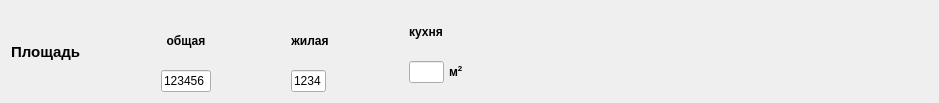
<?xml version="1.0" encoding="UTF-8"?>
<ui version="4.0">
 <class>InformationArea</class>
 <widget class="QWidget" name="InformationArea">
  <property name="geometry">
   <rect>
    <x>0</x>
    <y>0</y>
    <width>939</width>
    <height>103</height>
   </rect>
  </property>
  <property name="windowTitle">
   <string>Form</string>
  </property>
  <layout class="QVBoxLayout" name="verticalLayout_4">
   <item>
    <layout class="QHBoxLayout" name="horizontalLayout">
     <property name="spacing">
      <number>80</number>
     </property>
     <item>
      <widget class="QLabel" name="label_5">
       <property name="font">
        <font>
         <pointsize>11</pointsize>
         <weight>75</weight>
         <bold>true</bold>
        </font>
       </property>
       <property name="text">
        <string>Площадь</string>
       </property>
      </widget>
     </item>
     <item>
      <layout class="QHBoxLayout" name="horizontalLayout_2">
       <property name="spacing">
        <number>0</number>
       </property>
       <property name="leftMargin">
        <number>0</number>
       </property>
       <item>
        <layout class="QVBoxLayout" name="verticalLayout">
         <property name="spacing">
          <number>0</number>
         </property>
         <item>
          <widget class="QLabel" name="label">
           <property name="font">
            <font>
             <weight>75</weight>
             <bold>true</bold>
            </font>
           </property>
           <property name="text">
            <string>общая</string>
           </property>
           <property name="alignment">
            <set>Qt::AlignCenter</set>
           </property>
          </widget>
         </item>
         <item>
          <widget class="QLineEdit" name="mpTotal">
           <property name="minimumSize">
            <size>
             <width>50</width>
             <height>0</height>
            </size>
           </property>
           <property name="maximumSize">
            <size>
             <width>50</width>
             <height>16777215</height>
            </size>
           </property>
           <property name="text">
            <string>123456</string>
           </property>
          </widget>
         </item>
        </layout>
       </item>
      </layout>
     </item>
     <item>
      <layout class="QHBoxLayout" name="horizontalLayout_4">
       <property name="spacing">
        <number>0</number>
       </property>
       <property name="leftMargin">
        <number>0</number>
       </property>
       <item>
        <layout class="QVBoxLayout" name="verticalLayout_2">
         <property name="spacing">
          <number>0</number>
         </property>
         <item>
          <widget class="QLabel" name="label_2">
           <property name="font">
            <font>
             <weight>75</weight>
             <bold>true</bold>
            </font>
           </property>
           <property name="text">
            <string>жилая</string>
           </property>
           <property name="alignment">
            <set>Qt::AlignCenter</set>
           </property>
          </widget>
         </item>
         <item>
          <widget class="QLineEdit" name="mpFloor">
           <property name="minimumSize">
            <size>
             <width>35</width>
             <height>0</height>
            </size>
           </property>
           <property name="maximumSize">
            <size>
             <width>35</width>
             <height>16777215</height>
            </size>
           </property>
           <property name="text">
            <string>1234</string>
           </property>
          </widget>
         </item>
        </layout>
       </item>
      </layout>
     </item>
     <item>
      <layout class="QHBoxLayout" name="horizontalLayout_5">
       <property name="spacing">
        <number>0</number>
       </property>
       <property name="leftMargin">
        <number>0</number>
       </property>
       <property name="rightMargin">
        <number>0</number>
       </property>
       <item>
        <layout class="QVBoxLayout" name="verticalLayout_3">
         <property name="spacing">
          <number>0</number>
         </property>
         <item>
          <layout class="QHBoxLayout" name="horizontalLayout_6">
           <property name="spacing">
            <number>0</number>
           </property>
           <item>
            <widget class="QLabel" name="label_3">
             <property name="font">
              <font>
               <weight>75</weight>
               <bold>true</bold>
              </font>
             </property>
             <property name="text">
              <string>кухня</string>
             </property>
             <property name="alignment">
              <set>Qt::AlignCenter</set>
             </property>
            </widget>
           </item>
           <item>
            <spacer name="horizontalSpacer_3">
             <property name="orientation">
              <enum>Qt::Horizontal</enum>
             </property>
             <property name="sizeHint" stdset="0">
              <size>
               <width>40</width>
               <height>20</height>
              </size>
             </property>
            </spacer>
           </item>
          </layout>
         </item>
         <item>
          <layout class="QHBoxLayout" name="horizontalLayout_3">
           <property name="spacing">
            <number>5</number>
           </property>
           <item>
            <widget class="QLineEdit" name="mpKitchen">
             <property name="minimumSize">
              <size>
               <width>35</width>
               <height>0</height>
              </size>
             </property>
             <property name="maximumSize">
              <size>
               <width>35</width>
               <height>16777215</height>
              </size>
             </property>
            </widget>
           </item>
           <item>
            <widget class="QLabel" name="label_4">
             <property name="font">
              <font>
               <weight>75</weight>
               <bold>true</bold>
              </font>
             </property>
             <property name="text">
              <string>&lt;html&gt;&lt;head/&gt;&lt;body&gt;&lt;p&gt;м&lt;span style=&quot; vertical-align:super;&quot;&gt;2&lt;/span&gt;&lt;/p&gt;&lt;/body&gt;&lt;/html&gt;</string>
             </property>
             <property name="textFormat">
              <enum>Qt::AutoText</enum>
             </property>
            </widget>
           </item>
           <item>
            <spacer name="horizontalSpacer_2">
             <property name="orientation">
              <enum>Qt::Horizontal</enum>
             </property>
             <property name="sizeHint" stdset="0">
              <size>
               <width>40</width>
               <height>20</height>
              </size>
             </property>
            </spacer>
           </item>
          </layout>
         </item>
        </layout>
       </item>
       <item>
        <spacer name="horizontalSpacer_4">
         <property name="orientation">
          <enum>Qt::Horizontal</enum>
         </property>
         <property name="sizeHint" stdset="0">
          <size>
           <width>40</width>
           <height>20</height>
          </size>
         </property>
        </spacer>
       </item>
      </layout>
     </item>
     <item>
      <spacer name="horizontalSpacer">
       <property name="orientation">
        <enum>Qt::Horizontal</enum>
       </property>
       <property name="sizeHint" stdset="0">
        <size>
         <width>40</width>
         <height>20</height>
        </size>
       </property>
      </spacer>
     </item>
    </layout>
   </item>
  </layout>
 </widget>
 <resources/>
 <connections/>
</ui>
